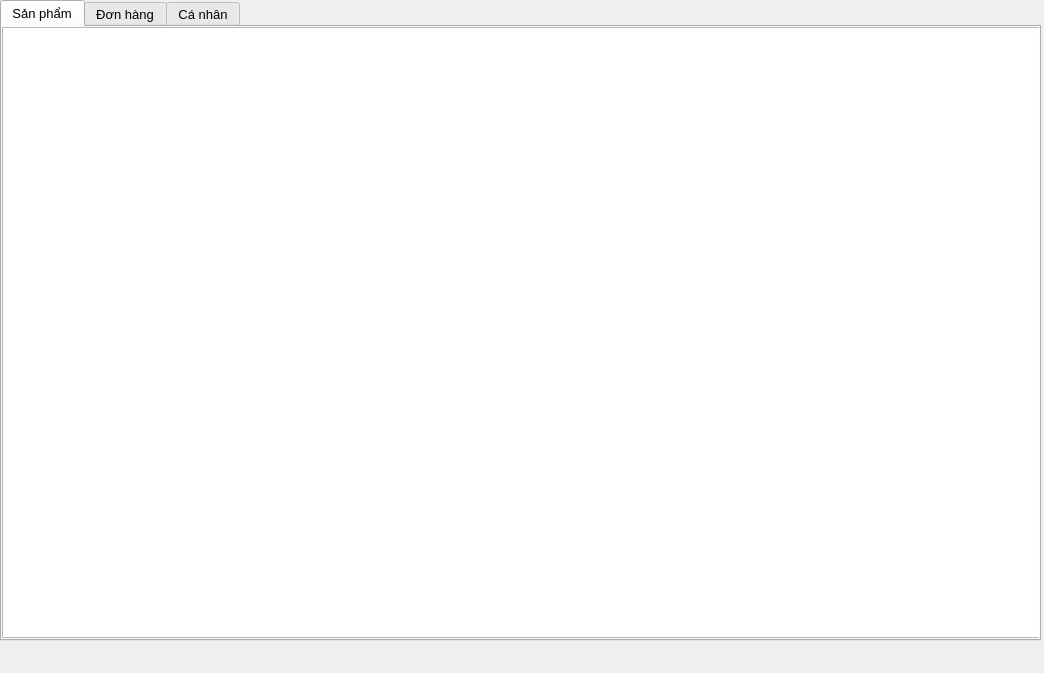
<?xml version="1.0" encoding="UTF-8"?>
<ui version="4.0">
 <class>Khachhang</class>
 <widget class="QWidget" name="Khachhang">
  <property name="geometry">
   <rect>
    <x>0</x>
    <y>0</y>
    <width>1044</width>
    <height>673</height>
   </rect>
  </property>
  <property name="windowTitle">
   <string>Form</string>
  </property>
  <widget class="QTabWidget" name="tab_kh">
   <property name="geometry">
    <rect>
     <x>0</x>
     <y>0</y>
     <width>1041</width>
     <height>641</height>
    </rect>
   </property>
   <property name="font">
    <font>
     <pointsize>10</pointsize>
    </font>
   </property>
   <property name="currentIndex">
    <number>0</number>
   </property>
   <widget class="QWidget" name="tab">
    <attribute name="title">
     <string>Sản phẩm</string>
    </attribute>
    <widget class="QTableWidget" name="tb_dssp">
     <property name="geometry">
      <rect>
       <x>0</x>
       <y>0</y>
       <width>1041</width>
       <height>611</height>
      </rect>
     </property>
    </widget>
   </widget>
   <widget class="QWidget" name="">
    <attribute name="title">
     <string>Đơn hàng</string>
    </attribute>
    <widget class="QTableWidget" name="tb_donhang">
     <property name="geometry">
      <rect>
       <x>0</x>
       <y>120</y>
       <width>1031</width>
       <height>291</height>
      </rect>
     </property>
    </widget>
   </widget>
   <widget class="QWidget" name="tab_2">
    <attribute name="title">
     <string>Cá nhân</string>
    </attribute>
    <widget class="QLineEdit" name="txt_tenkh">
     <property name="geometry">
      <rect>
       <x>440</x>
       <y>30</y>
       <width>301</width>
       <height>41</height>
      </rect>
     </property>
    </widget>
    <widget class="QLineEdit" name="txt_dckh">
     <property name="geometry">
      <rect>
       <x>440</x>
       <y>90</y>
       <width>301</width>
       <height>41</height>
      </rect>
     </property>
    </widget>
    <widget class="QLineEdit" name="txt_sdtkh">
     <property name="geometry">
      <rect>
       <x>440</x>
       <y>150</y>
       <width>301</width>
       <height>41</height>
      </rect>
     </property>
    </widget>
    <widget class="QLineEdit" name="txt_emailkh">
     <property name="geometry">
      <rect>
       <x>440</x>
       <y>210</y>
       <width>301</width>
       <height>41</height>
      </rect>
     </property>
    </widget>
    <widget class="QLineEdit" name="txt_uname">
     <property name="geometry">
      <rect>
       <x>440</x>
       <y>270</y>
       <width>301</width>
       <height>41</height>
      </rect>
     </property>
    </widget>
    <widget class="QLineEdit" name="txt_pass">
     <property name="geometry">
      <rect>
       <x>440</x>
       <y>330</y>
       <width>301</width>
       <height>41</height>
      </rect>
     </property>
    </widget>
    <widget class="QLabel" name="label">
     <property name="geometry">
      <rect>
       <x>220</x>
       <y>30</y>
       <width>171</width>
       <height>41</height>
      </rect>
     </property>
     <property name="text">
      <string>Họ và tên</string>
     </property>
    </widget>
    <widget class="QLabel" name="label_2">
     <property name="geometry">
      <rect>
       <x>220</x>
       <y>90</y>
       <width>171</width>
       <height>41</height>
      </rect>
     </property>
     <property name="text">
      <string>Địa chỉ</string>
     </property>
    </widget>
    <widget class="QLabel" name="label_3">
     <property name="geometry">
      <rect>
       <x>220</x>
       <y>150</y>
       <width>171</width>
       <height>41</height>
      </rect>
     </property>
     <property name="text">
      <string>Số điện thoại</string>
     </property>
    </widget>
    <widget class="QLabel" name="label_4">
     <property name="geometry">
      <rect>
       <x>220</x>
       <y>210</y>
       <width>171</width>
       <height>41</height>
      </rect>
     </property>
     <property name="text">
      <string>Email</string>
     </property>
    </widget>
    <widget class="QLabel" name="label_5">
     <property name="geometry">
      <rect>
       <x>220</x>
       <y>270</y>
       <width>171</width>
       <height>41</height>
      </rect>
     </property>
     <property name="text">
      <string>Tên đăng nhập</string>
     </property>
    </widget>
    <widget class="QLabel" name="label_6">
     <property name="geometry">
      <rect>
       <x>220</x>
       <y>330</y>
       <width>171</width>
       <height>41</height>
      </rect>
     </property>
     <property name="text">
      <string>Mật khẩu</string>
     </property>
    </widget>
    <widget class="QPushButton" name="btn_luutt">
     <property name="geometry">
      <rect>
       <x>612</x>
       <y>400</y>
       <width>131</width>
       <height>41</height>
      </rect>
     </property>
     <property name="text">
      <string>Lưu thông tin</string>
     </property>
    </widget>
   </widget>
  </widget>
 </widget>
 <resources/>
 <connections/>
</ui>
